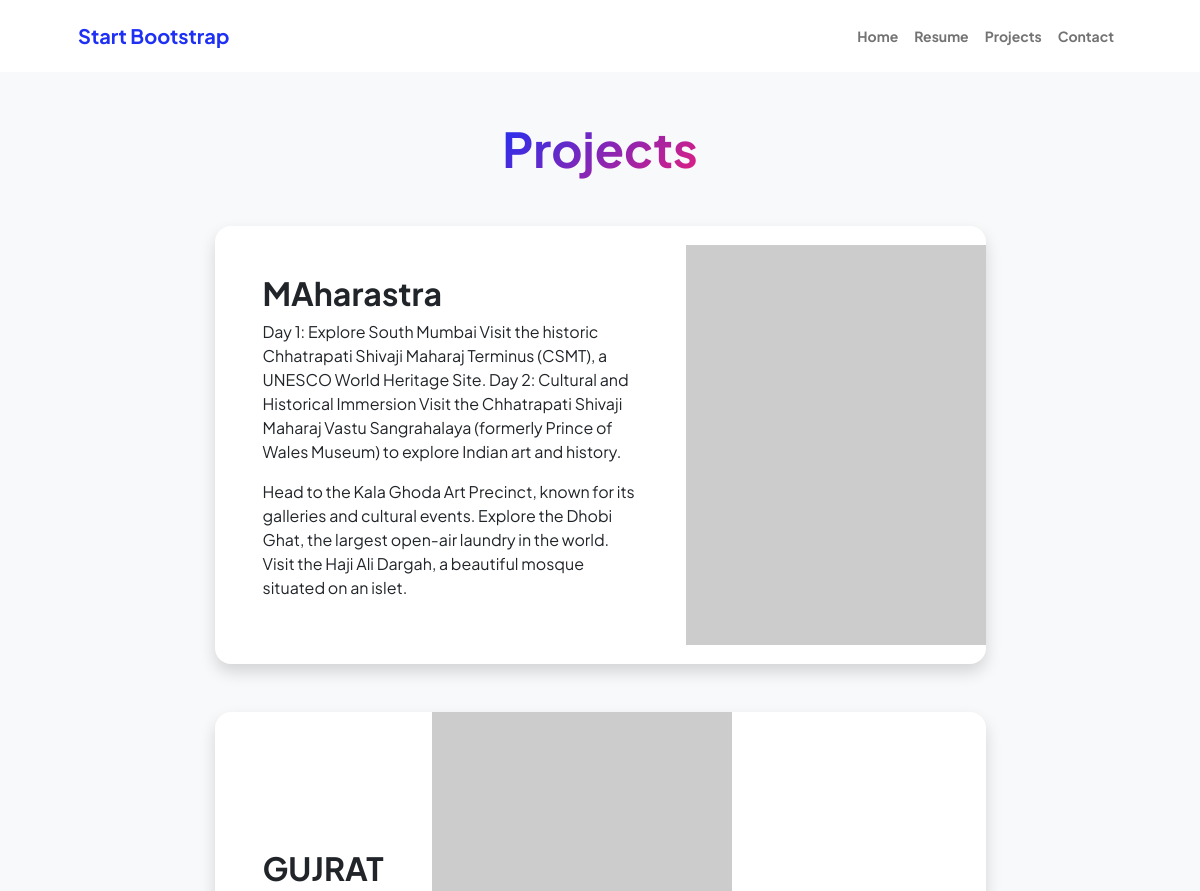
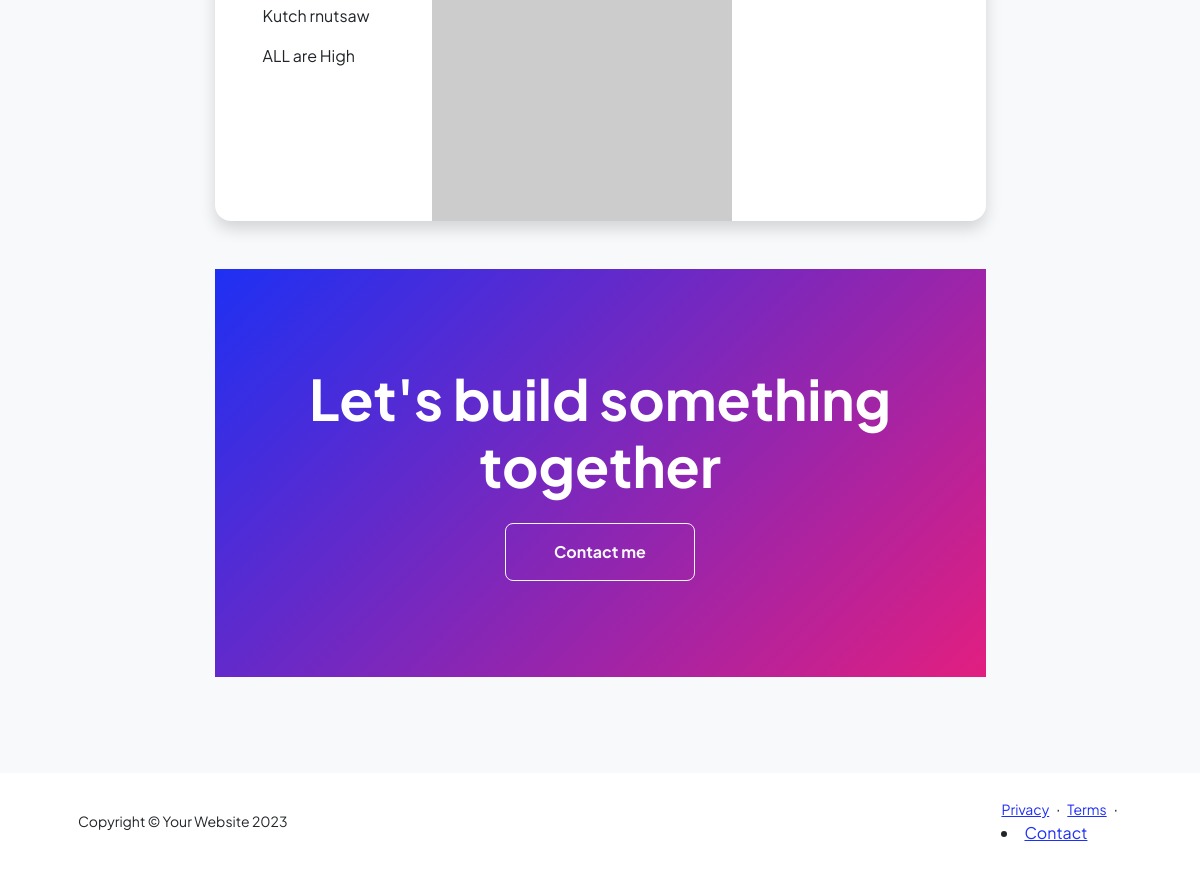
The app's page /pakage with its own data (2 pictures, top to bottom).
### basicapp/models.py (models this page shows, shortened)
class Place(models.Model):
    State = models.ForeignKey(destination, on_delete=models.CASCADE)
    Place_Name = models.CharField(max_length=50, default='Any' , primary_key=True)
    Day=models.CharField(max_length=6 ,default='1/Day')
    Night=models.CharField(max_length=7 ,default='1/Night')
    Place_Desc = models.TextField()
    Place_high=models.TextField(default='ALL are High')
    Place_Img = models.ImageField()
    Place_price = models.FloatField()

class destination(models.Model):
    Dest_Name = models.CharField(max_length=50,primary_key=True)
    Dest_Desc = models.CharField(max_length=255)
    Dest_Img = models.ImageField(upload_to='img')
    def __str__(self):
        return self.Dest_Name

### basicapp/views.py (the view)
# urls.py: path('pakage', pakageDetails, name='pakageDetails'),
def pakageDetails(request):
    pakageShow=Place.objects.all()
    return render(request, 'pakageDetails.html',{'pakageShow':pakageShow})

### templates/pakageDetails.html (shortened to what this page needs)
{% load static %}
<!DOCTYPE html>
<html lang="en">
    <head>
        <link href="https://cdn.jsdelivr.net/npm/bootstrap-icons@1.8.1/font/bootstrap-icons.css" rel="stylesheet" />
        <link href="{% static 'pakageDetails.css' %}" rel="stylesheet" />
    </head>
    <body class="d-flex flex-column h-100 bg-light">
        <main class="flex-shrink-0">
            <nav class="navbar navbar-expand-lg navbar-light bg-white py-3">
                <div class="container px-5">
                    <a class="navbar-brand" href="index.html"><span class="fw-bolder text-primary">Start Bootstrap</span></a>
                    <div class="collapse navbar-collapse" id="navbarSupportedContent">
                        <ul class="navbar-nav ms-auto mb-2 mb-lg-0 small fw-bolder">
                            <li class="nav-item"><a class="nav-link" href="index.html">Home</a></li>
                            <li class="nav-item"><a class="nav-link" href="resume.html">Resume</a></li>
                            <li class="nav-item"><a class="nav-link" href="projects.html">Projects</a></li>
                            <li class="nav-item"><a class="nav-link" href="contact.html">Contact</a></li>
                        </ul>
                    </div>
                </div>
            </nav>
            <section class="py-5">
                <div class="container px-5 mb-5">
                    <div class="text-center mb-5">
                        <h1 class="display-5 fw-bolder mb-0"><span class="text-gradient d-inline">Projects</span></h1>
                    </div>
                    <div class="row gx-5 justify-content-center">
                        <div class="col-lg-11 col-xl-9 col-xxl-8">
                            {% for pakage in pakageShow %}
                            <div class="card overflow-hidden shadow rounded-4 border-0 mb-5">
                                <div class="card-body p-0">
                                    <div class="d-flex align-items-center">
                                        <div class="p-5">
                                            <h2 class="fw-bolder">{{ pakage.State }}</h2>
                                            <p>{{ pakage.Place_Desc }}</p>
                                            <p>{{ pakage.Place_high }}</p>
                                        </div>
                                        <img class="img-fluid" src="https://dummyimage.com/300x400/343a40/6c757d" alt="..." />
                                    </div>
                                </div>
                            </div>
                            {% endfor %}
            <section class="py-5 bg-gradient-primary-to-secondary text-white">
                <div class="container px-5 my-5">
                    <div class="text-center">
                        <h2 class="display-4 fw-bolder mb-4">Let's build something together</h2>
                        <a class="btn btn-outline-light btn-lg px-5 py-3 fs-6 fw-bolder" href="/contact">Contact me</a>
                    </div>
                </div>
            </section>
        </main>
        <footer class="bg-white py-4 mt-auto">
            <div class="container px-5">
                <div class="row align-items-center justify-content-between flex-column flex-sm-row">
                    <div class="col-auto"><div class="small m-0">Copyright &copy; Your Website 2023</div></div>
                    <div class="col-auto">
                        <a class="small" href="#!">Privacy</a>
                        <span class="mx-1">&middot;</span>
                        <a class="small" href="#!">Terms</a>
                        <span class="mx-1">&middot;</span>
                        <li><a href="/contact">Contact</a></li>
                    </div>
                </div>
            </div>
        </footer>
    </body>
</html>

### records on screen
Place: State "MAharastra", Place_Desc "Day 1: Explore South Mumbai Visit the historic Chhatrapati Shivaji Maharaj Terminus (CSMT), a UNESCO World Heritage Site. Day 2: Cultural and Historical Immersion Visit the Chhatrapati Shivaji Maharaj Vastu Sangrahalaya (formerly Prince of Wales Museum) to explore Indian art and history.", Place_high "Head to the Kala Ghoda Art Precinct, known for its galleries and cultural events. Explore the Dhobi Ghat, the largest open-air laundry in the world. Visit the Haji Ali Dargah, a beautiful mosque situated on an islet."
Place: State "GUJRAT", Place_Desc "Kutch rnutsaw", Place_high "ALL are High"
